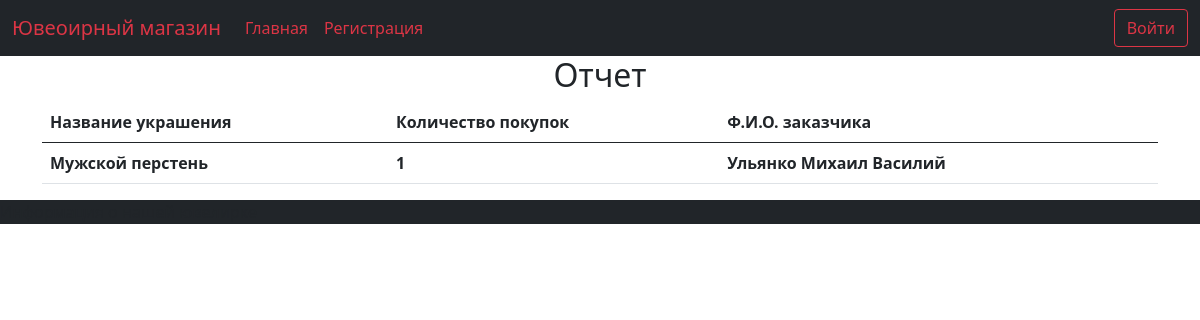
Page /otcet.php on the committed database.
### tables this page shows
CREATE TABLE `orders` (
  `id_order` int(11) NOT NULL,
  `col` int(11) NOT NULL,
  `date` date NOT NULL,
  `id_tovar` int(11) NOT NULL,
  `id_user` int(11) NOT NULL
);

CREATE TABLE `tovar` (
  `id_tovar` int(11) NOT NULL,
  `name_tovar` varchar(70) NOT NULL,
  `prosvod` varchar(100) NOT NULL,
  `categori` varchar(70) NOT NULL,
  `wihg` varchar(50) NOT NULL,
  `material` varchar(80) NOT NULL,
  `proba` varchar(90) NOT NULL,
  `price` decimal(10,0) NOT NULL,
  `img` text NOT NULL
);

CREATE TABLE `users` (
  `id_user` int(11) NOT NULL,
  `fio` varchar(70) NOT NULL,
  `phone` varchar(80) NOT NULL,
  `email` varchar(60) NOT NULL,
  `login` varchar(255) NOT NULL,
  `password` varchar(255) NOT NULL,
  `id_role` int(11) NOT NULL
);

### otcet.php (the view)
<?php
include 'temp/headr.php';
$sql = 'select * from orders
join tovar on orders.id_tovar = tovar.id_tovar
join users on orders.id_user = users.id_user';
$tovar = $conect->query($sql);
?>
<h2 class="text-center">Отчет</h2>
<table class="table">
  <thead>
    <tr>
      <th scope="col">Название украшения</th>
      <th scope="col">Количество покупок</th>
      <th scope="col">Ф.И.О. заказчика</th>
      <th scope="col"></th>
    </tr>
  </thead>
  <tbody>
    <?php while($row = $tovar->fetch_assoc()){?>
    <tr>
      <th scope="row"><?=$row['name_tovar']?></th>
      <th scope="row"><?=$row['col']?></th>
      <th scope="row"><?=$row['fio']?></th>
      <th scope="row"></th>
    </tr>
    <?php }?>
  </tbody>
</table>
<?php
include 'temp/footer.php';
?>

### rows in the picture
orders: id_tovar.name_tovar "Мужской перстень", col "1", id_user.fio "Ульянко Михаил Василий"
